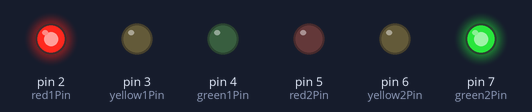
Bench run of a sketch on a simulated Arduino Uno, built with avr-gcc and run on an emulated ATmega328P. Parts: output pins drawn as LEDs (lit = HIGH).

Above: at 1.2 s.
At 3.0 s:
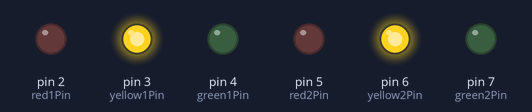
At 4.7 s:
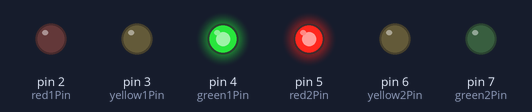
Timing chart, 0 to 7.8 s (numbered marks = the images above):
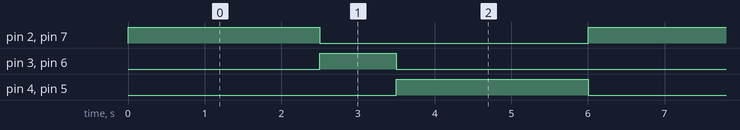

Measured:
- by itself, pin 2 (red1Pin), pin 4 (green1Pin), pin 5 (red2Pin), pin 7 (green2Pin): alternates HIGH for 2.5 s and LOW for 3.5 s
- by itself, pin 3 (yellow1Pin), pin 6 (yellow2Pin): alternates HIGH for 1.0 s and LOW for 5.0 s

The sketch:

sketch.ino
```cpp
#include <Thread.h>

// Пины для светодиодов
const int red1Pin = 2;
const int yellow1Pin = 3;
const int green1Pin = 4;
const int red2Pin = 5;
const int yellow2Pin = 6;
const int green2Pin = 7;

// Время работы каждой фазы в миллисекундах
const unsigned long redDuration = 2500;
const unsigned long greenDuration = 2500;
const unsigned long yellowDuration = 1000;

// Объявление потоков для фаз светофоров
Thread firstThread = Thread();
Thread secondThread = Thread();

// Состояние текущего цвета светофора
enum TrafficLightState { RED, YELLOW, GREEN };
TrafficLightState state1 = RED;
TrafficLightState state2 = GREEN;

// Последнее время смены состояния светофора
unsigned long lastChangeTime1 = 0;
unsigned long lastChangeTime2 = 0;

// Функция для включения светодиода
void turnOn(int pin) {
  digitalWrite(pin, HIGH);
}

// Функция для выключения светодиода
void turnOff(int pin) {
  digitalWrite(pin, LOW);
}

// Функция для установки состояний светофора
void setLights(int redPin, int yellowPin, int greenPin, TrafficLightState state) {
  switch (state) {
    case RED:
      turnOn(redPin);
      turnOff(yellowPin);
      turnOff(greenPin);
      break;
    case YELLOW:
      turnOff(redPin);
      turnOn(yellowPin);
      turnOff(greenPin);
      break;
    case GREEN:
      turnOff(redPin);
      turnOff(yellowPin);
      turnOn(greenPin);
      break;
  }
}

// Функция для установки начальных состояний светофоров
void setupLights() {
  pinMode(red1Pin, OUTPUT);
  pinMode(yellow1Pin, OUTPUT);
  pinMode(green1Pin, OUTPUT);
  pinMode(red2Pin, OUTPUT);
  pinMode(yellow2Pin, OUTPUT);
  pinMode(green2Pin, OUTPUT);

  setLights(red1Pin, yellow1Pin, green1Pin, state1);
  setLights(red2Pin, yellow2Pin, green2Pin, state2);
}

// Функция, запускаемая в потоке для светофора 1
void redGreen() {
  unsigned long currentTime = millis();

  if (state1 == RED && currentTime - lastChangeTime1 >= redDuration) {
    state1 = YELLOW;
    lastChangeTime1 = currentTime;
  } else if (state1 == YELLOW && currentTime - lastChangeTime1 >= yellowDuration) {
    state1 = GREEN;
    lastChangeTime1 = currentTime;
  } else if (state1 == GREEN && currentTime - lastChangeTime1 >= greenDuration) {
    state1 = RED;
    lastChangeTime1 = currentTime;
  }

  setLights(red1Pin, yellow1Pin, green1Pin, state1);
}

// Функция, запускаемая в потоке для светофора 2
void greenRed() {
  unsigned long currentTime = millis();

  if (state2 == RED && currentTime - lastChangeTime2 >= redDuration) {
    state2 = GREEN;
    lastChangeTime2 = currentTime;
  } else if (state2 == YELLOW && currentTime - lastChangeTime2 >= yellowDuration) {
    state2 = RED;
    lastChangeTime2 = currentTime;
  } else if (state2 == GREEN && currentTime - lastChangeTime2 >= greenDuration) {
    state2 = YELLOW;
    lastChangeTime2 = currentTime;
  }

  setLights(red2Pin, yellow2Pin, green2Pin, state2);
}

void setup() {
  setupLights();
  firstThread.onRun(redGreen);
  secondThread.onRun(greenRed);
}

void loop() {
  firstThread.run();
  secondThread.run();
}
```
